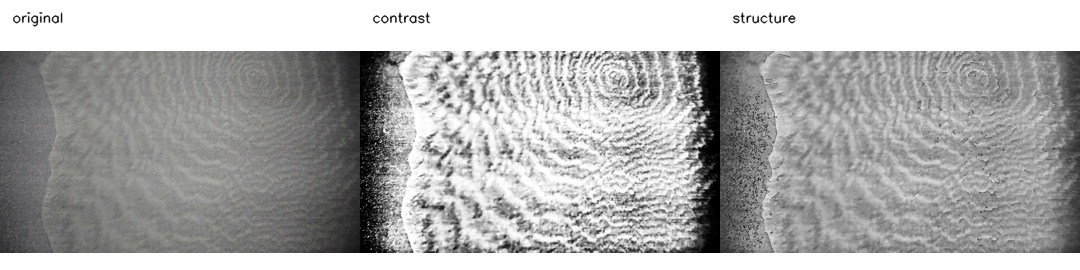
#> input picture 09_experiments/05_structural_search_preprocessing_example/ice_crystal_03_patch_49/01_preprocessing_comparison.jpg, 1080 x 270 px
$ python create_preprocessing_example.py ../../09_experiments/05_structural_search_preprocessing_example/ice_crystal_03_patch_49/01_preprocessing_comparison.jpg
#> lines starting #> are read from the running program, lines starting #| are printed output that depends on the picture
### 02_structural_resonance/runtime/patch_preprocessing.py
"""Optional hidden patch preprocessing for structure-led image search."""

from __future__ import annotations

import cv2
import numpy as np
from PIL import Image


PATCH_TRANSFORMS = ("original", "contrast", "structure")


def transform_patch(image: Image.Image, mode: str = "original") -> Image.Image:
    """Prepare one DINO patch for CLIP/HOG without changing the saved patch."""
    if mode not in PATCH_TRANSFORMS:
        raise ValueError(
            f"Unknown patch transform {mode!r}; choose from {PATCH_TRANSFORMS}"
        )
    rgb = np.asarray(image.convert("RGB"))
    if mode == "original":
        return Image.fromarray(rgb)

    gray = cv2.cvtColor(rgb, cv2.COLOR_RGB2GRAY)
    clahe = cv2.createCLAHE(clipLimit=2.8, tileGridSize=(6, 6))
    contrast = clahe.apply(gray)
    contrast = cv2.bilateralFilter(contrast, 5, 28, 28)
    if mode == "contrast":
        low, high = np.percentile(contrast, (2.0, 98.0))
        stretched = np.clip(
            (contrast.astype(np.float32) - low)
            / max(1.0, float(high - low)),
            0,
            1,
        )
        # An S-curve creates real black and white anchors instead of merely
        # sharpening the original mid-grey surface.
        curved = 1.0 / (1.0 + np.exp(-8.0 * (stretched - 0.5)))
        curved = (curved - curved.min()) / max(
            1e-6,
            float(curved.max() - curved.min()),
        )
        strong_contrast = np.clip(curved * 255, 0, 255).astype(np.uint8)
        return Image.fromarray(
            cv2.cvtColor(strong_contrast, cv2.COLOR_GRAY2RGB)
        )

    median = float(np.median(contrast))
    # Structure mode keeps enough photographic information for CLIP while
    # making the same contours explicit for HOG and image-to-image ranking.
    structure_lower = max(18, round(0.55 * median))
    structure_upper = max(
        structure_lower + 24,
        min(230, round(1.25 * median)),
    )
    structure_edges = cv2.Canny(
        contrast,
        structure_lower,
        structure_upper,
        L2gradient=True,
    )
    structure_edges = cv2.morphologyEx(
        structure_edges,
        cv2.MORPH_CLOSE,
        np.ones((2, 2), np.uint8),
    )
    lifted = cv2.normalize(
        contrast,
        None,
        alpha=42,
        beta=238,
        norm_type=cv2.NORM_MINMAX,
    )
    structure = lifted.copy()
    structure[structure_edges > 0] = np.minimum(
        structure[structure_edges > 0],
        20,
    )
    structure = cv2.GaussianBlur(structure, (0, 0), 0.35)
    return Image.fromarray(cv2.cvtColor(structure, cv2.COLOR_GRAY2RGB))

### 02_structural_resonance/runtime/create_preprocessing_example.py
"""Create one non-destructive patch preprocessing comparison experiment."""

from __future__ import annotations

import argparse
import json
from pathlib import Path
import shutil

import cv2
import numpy as np
from PIL import Image, ImageOps

from patch_preprocessing import PATCH_TRANSFORMS, transform_patch


PROJECT_ROOT = Path(__file__).resolve().parents[2]
DEFAULT_OUTPUT = (
    PROJECT_ROOT
    / "09_experiments"
    / "05_structural_search_preprocessing_example"
    / "ice_crystal_03_patch_49"
)


def panel(image: Image.Image, label: str, size: tuple[int, int]) -> np.ndarray:
    width, height = size
    fitted = ImageOps.contain(image.convert("RGB"), (width, height - 34))
    canvas = Image.new("RGB", size, "white")
    canvas.paste(
        fitted,
        ((width - fitted.width) // 2, 34 + (height - 34 - fitted.height) // 2),
    )
    array = cv2.cvtColor(np.asarray(canvas), cv2.COLOR_RGB2BGR)
    cv2.putText(
        array,
        label,
        (12, 22),
        cv2.FONT_HERSHEY_SIMPLEX,
        0.45,
        (0, 0, 0),
        1,
        cv2.LINE_AA,
    )
    return array


def create(source: Path, output: Path) -> Path:
    output.mkdir(parents=True, exist_ok=True)
    inputs = output / "inputs"
    inputs.mkdir(parents=True, exist_ok=True)
    source_image = Image.open(source).convert("RGB")
#> source_image is the input picture: PIL image 1080x270 RGB; mean R, G, B 174.1, 174.1, 173.6
    variants: dict[str, Image.Image] = {}
    for mode in PATCH_TRANSFORMS:
        transformed = transform_patch(source_image, mode)
        transformed.save(inputs / f"{mode}.jpg", quality=95)
        variants[mode] = transformed
#> this loop made 3 passes
#> (low in transform_patch, high in transform_patch) on pass 2: (14, 254)
#> (median in transform_patch, structure_lower in transform_patch, structure_upper in transform_patch) on pass 3: (170, 94, 212)
#> pass 2, in transform_patch (call 2), `contrast = clahe.apply(gray)`:
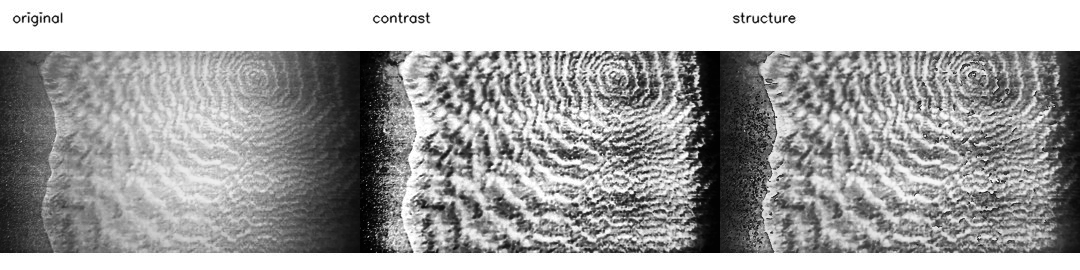
#> contrast: shape (270, 1080); min 1, max 255, mean 164.2
#> after the loop:
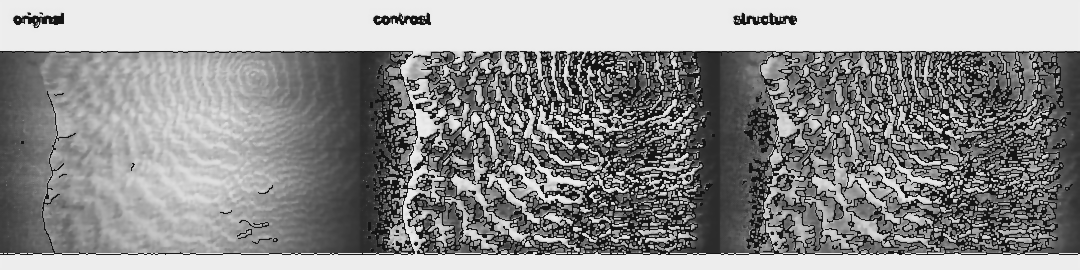
#> transformed: PIL image 1080x270 RGB; min 20, max 238, mean 144.3
#> after the loop, variants = 3 items

    comparison = np.hstack(
        [
            panel(variants[mode], mode, (360, 270))
            for mode in PATCH_TRANSFORMS
        ]
    )
#> in panel, `canvas = Image.new("RGB", size, "white")`: canvas: PIL image 360x270 RGB; every value is 255
#> in panel, `cv2.putText( array, label, (12, 22), cv2.FONT_HERSHEY_SIMPLEX, 0.45, (..`:
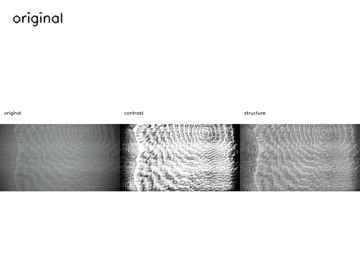
#> array: shape (270, 360, 3); mean R, G, B 227.4, 227.6, 227.6
#> call 2 of panel, with label = 'contrast', size = (360, 270)
#> in panel (call 2), `width, height = size`: width = 360; height = 270
#> in panel (call 2), `fitted = ImageOps.contain(image.convert("RGB"), (width, height - 34))`:
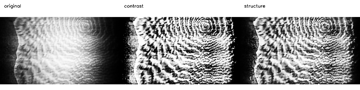
#> fitted: PIL image 360x90 RGB; min 0, max 255, mean 161.4
#> in panel (call 2), `cv2.putText( array, label, (12, 22), cv2.FONT_HERSHEY_SIMPLEX, 0.45, (..`:
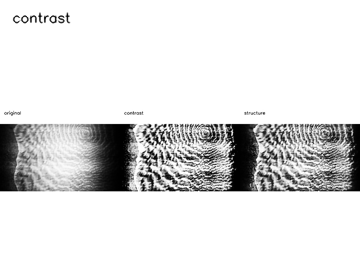
#> array: shape (270, 360, 3); min 0, max 255, mean 223.4
#> call 3 of panel, with label = 'structure', size = (360, 270)
#> in panel (call 3), `cv2.putText( array, label, (12, 22), cv2.FONT_HERSHEY_SIMPLEX, 0.45, (..`:
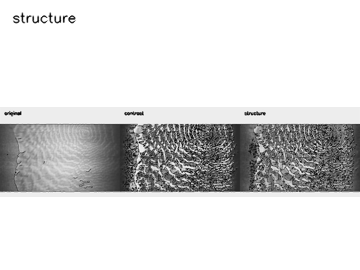
#> array: shape (270, 360, 3); min 0, max 255, mean 217.6
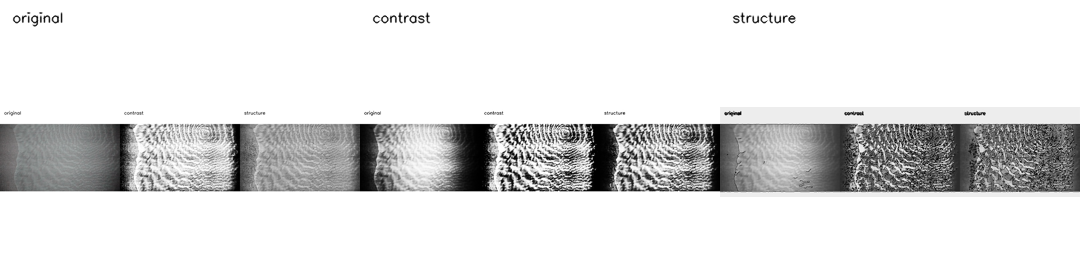
#> comparison: shape (270, 1080, 3); mean of channels 0, 1, 2 222.8, 222.9, 222.9; drawn as R, G, B
    comparison_path = output / "01_preprocessing_comparison.jpg"
    cv2.imwrite(str(comparison_path), comparison)

    search_patch_dir = output / "patches"
    search_patch_dir.mkdir(parents=True, exist_ok=True)
    shutil.copy2(source, search_patch_dir / "patch_49.jpg")
    manifest = {
        "pipeline": "structural-search-preprocessing-example",
        "sourceCrystal": "ice_crystal_03",
        "sourcePatch": str(source),
        "patches": ["patches/patch_49.jpg"],
        "resonanceSets": [],
        "searchState": "waiting",
        "experiment": (
            "Search one original patch using hidden structure preprocessing; "
            "the official Exhibition manifest is not modified."
        ),
    }
    manifest_path = output / "manifest.json"
    if not manifest_path.exists():
        manifest_path.write_text(
            json.dumps(manifest, ensure_ascii=False, indent=2),
            encoding="utf-8",
        )
    print(comparison_path, flush=True)
    print(manifest_path, flush=True)
    return manifest_path


def main() -> None:
    parser = argparse.ArgumentParser()
    parser.add_argument("source", type=Path)
    parser.add_argument("--output", type=Path, default=DEFAULT_OUTPUT)
    args = parser.parse_args()
    create(args.source.resolve(), args.output.resolve())


if __name__ == "__main__":
    main()
